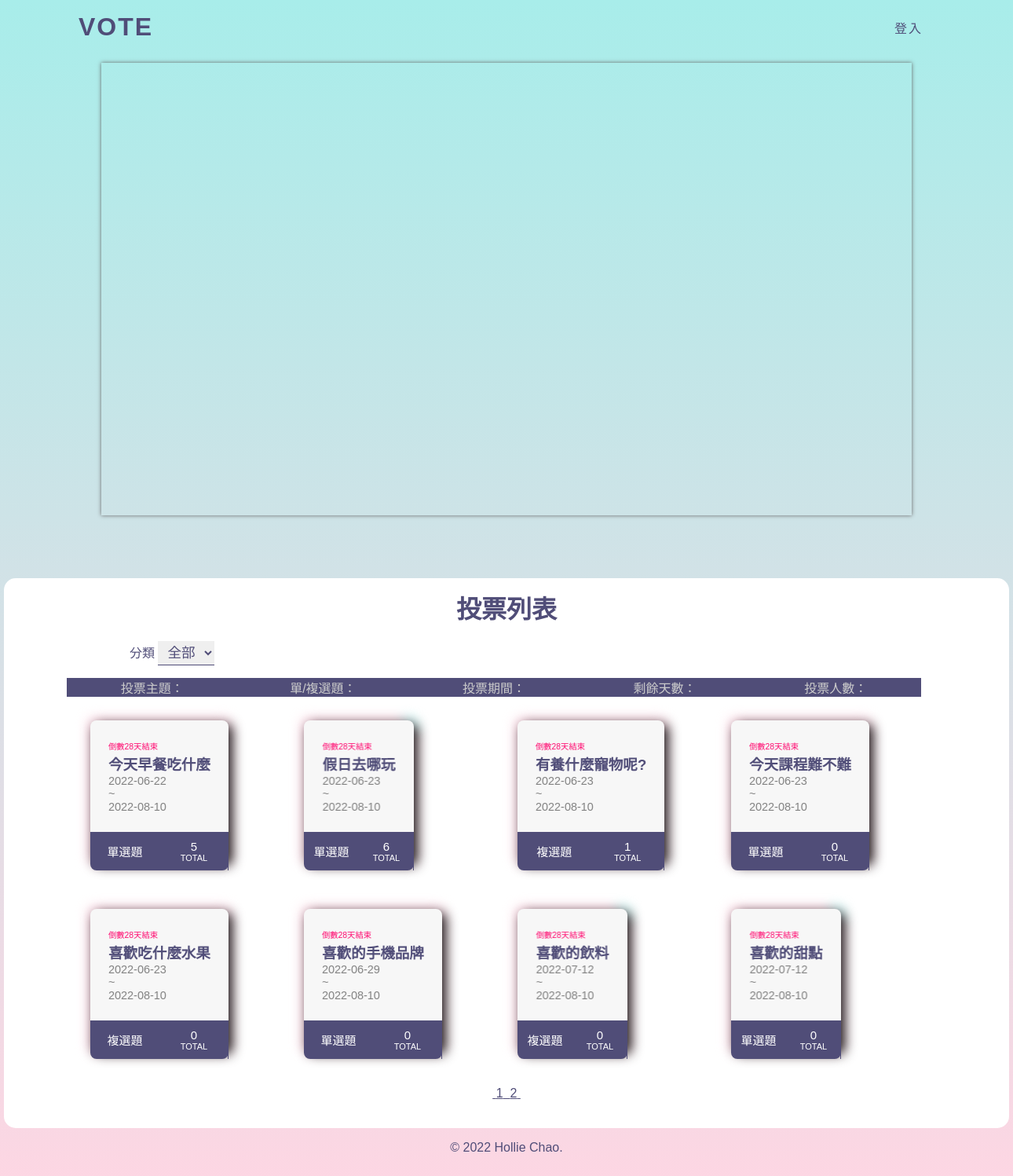
The page / on the database its author committed.
### tables this page shows
CREATE TABLE `subjects` (
  `id` int(11) UNSIGNED NOT NULL COMMENT '序號',
  `subject` varchar(128) NOT NULL COMMENT '主題描述',
  `type_id` int(11) NOT NULL COMMENT '主題類別',
  `multiple` tinyint(1) NOT NULL DEFAULT 0 COMMENT '單/複選',
  `mulit_limit` tinyint(4) NOT NULL DEFAULT 1 COMMENT '單/複選項目數',
  `start` date NOT NULL COMMENT '開始時間',
  `end` date NOT NULL COMMENT '結束時間',
  `total` int(11) UNSIGNED NOT NULL DEFAULT 0 COMMENT '投票人數統計'
);

### api/base.php (called while the page is built, shortened)
<?php
function pdo(){
    $dsn = "mysql:host=localhost;charset=utf8;dbname=vote";
    return new PDO($dsn, 'root', '');
}
function all($table,...$arg){
    $pdo=pdo();
    $sql="SELECT * FROM $table ";
    switch(count($arg)){
        case 2:
            if(!empty($arg[0])){
                foreach($arg[0] as $key => $value){
                    $tmp[]="`$key`='$value'";
                }
                        $sql.=" WHERE ". implode(" AND " ,$tmp) . $arg[1];
            }else{
                $sql.=$arg[1];
            }
        break;
        }
        return $pdo->query($sql)->fetchAll(PDO::FETCH_ASSOC);
    }
function math($table,$math,$col,...$arg){
    $pdo=pdo();
    $sql="SELECT $math(`$col`) FROM $table ";
        return $pdo->query($sql)->fetchColumn();
    }
?>

### front/vote_list.php (the view, shortened to what this page needs)
<?php
$p="";
$querystr="";
$queryfilter="";
?>
<h1>投票列表</h1>
<div id="list">
  <label for="types">分類</label>
    <select name="types" id="types" onchange="location.href=`?filter=${this.value}<?=$p;?><?=$querystr;?>`">
      <option value="0">全部</option>
    </select>
  </div>
    <div>
  <ul class="list">
    <li class="list-header">
      <div>投票主題：</div>
      <?php
      if (isset($_GET['type']) && $_GET['type'] == 'asc') {
      ?>
      <div><a href="?order=multiple&type=desc<?=$p;?><?=$queryfilter?>#container">單/複選題：</a></div>
      <?php
      } else {
      ?>
      <div><a href="?order=multiple&type=asc<?=$p;?><?=$queryfilter?>#container">單/複選題：</a></div>
      <?php
      }
      ?>
      <?php
      if (isset($_GET['type']) && $_GET['type'] == 'asc') {
      ?>
      <div><a href="?order=end&type=desc<?=$p;?><?=$queryfilter?>#container">投票期間：</a></div>
      <?php
      } else {
      ?>
      <div><a href="?order=end&type=asc<?=$p;?><?=$queryfilter?>#container">投票期間：</a></div>
      <?php
      }
      ?>
      <?php
      if (isset($_GET['type']) && $_GET['type'] == 'asc') {
      ?>
      <div><a href="?order=remain&type=desc<?=$p;?><?=$queryfilter?>#container">剩餘天數：</a></div>
      <?php
      }else{
      ?>
      <div><a href="?order=remain&type=asc<?=$p;?><?=$queryfilter?>#container">剩餘天數：</a></div>
      <?php
      }
      ?>
      <?php
      if (isset($_GET['type']) && $_GET['type'] == 'asc') {
      ?>
        <div><a href='?order=total&type=desc<?=$p;?><?=$queryfilter?>#container'>投票人數：</a></div>
      <?php
      } else {
      ?>
        <div><a href='?order=total&type=asc<?=$p;?><?=$queryfilter?>#container'>投票人數：</a></div>
      <?php
      }
      ?>
    </li>
    <?php
    $orderStr = '';
    $filter=[];
    $total= math('subjects','count','id',$filter);
    $div=8;
    $pages=ceil($total/$div);
    $now=isset($_GET['p'])?$_GET['p']:1;
    $start=($now-1)*$div;
    $page_rows=" limit $start,$div";
    $subjects = all('subjects',$filter, $orderStr . $page_rows);
    foreach ($subjects as $subject) {
      echo "<a class='voteCard' href='?do=vote_result&id={$subject['id']}'>";
   ?>
<div class="card_flex">
<div class="card rgb">
  <div class="card-text card2">
    <span class="date">
      <?php
            $today = strtotime("now");
            $end = strtotime($subject['end']);
            if (($end - $today) > 0) {
              $remain = floor(($end - $today) / (60 * 60 * 24));
              echo "倒數" . $remain . "天結束";
            } else {
              echo "<span style='color:grey;'>投票已截止</span>";
            }
            ?>
    </span>
    <h2><?=$subject['subject'];?></h2>
    <p><?=$subject['start']."<br>~<br>".$subject['end'];?></p>
  </div>
  <div class="card-stats">
    <div class="stat">
      <div class="value">
        <?php
              if ($subject['multiple'] == 0) {
                echo "<div class='text-center'>單選題</div>";
              } else {
                echo "<div class='text-center'>複選題</div>";
              }
        ?>
      </div>
    </div>
    <div class="stat border">
      <div class="value">
        <?=$subject['total'];?>
      </div>
      <div class="type">total</div>
    </div>
</div>
</div>
</div>
   <?php
      echo "</a>";
    }
    ?>
  </ul>
    <div class="text-center">
      <?php
      if($pages > 1) {
        for($i=1;$i<=$pages;$i++){
          echo "<a href='?p={$i}{$querystr}{$queryfilter}'>&nbsp;";
          echo $i ;
          echo "&nbsp;</a>";
        }
      }
      ?>
    </div>
</div>

### css/index.css (style rules this page uses)
* { margin: 0; padding: 0; box-sizing: border-box; font-family: Arial, Helvetica, sans-serif; color: #504d78; word-wrap: break-word; }
body { height: 100vh; background-image: linear-gradient(to top, #fed6e3 0%, #a8edea 100%); }
h1 { text-align: center; line-height: 5rem; }
.text-center { text-align: center; }
.list { width: 85%; }
.list-header { display: flex; justify-content: space-evenly; text-align: center; }
.list-header div { width: calc(100% / 5); background: #504d78; color: #ccc; }
.list { margin: 1rem 5rem; }
.list a { text-decoration: none; }
.list-header div a { color: #ccc; }
#list { margin-left: 20vh; }
#types { padding: 0.25rem 0.5rem; font-size: 1.1rem; border: 0; border-bottom: 1px solid #504d78 ; }

### css/card.css (style rules this page uses)
.card_flex { display: flex; overflow: hidden; height: 15rem; width: 17rem; }
.voteCard { display: inline-block; }
.card { grid-template-columns: 180px; grid-template-rows: 0px 180px 50px; grid-template-areas: "image" "text" "stats"; border-radius: 8px; background: rgb(247, 247, 247); color:#504d78; box-shadow: 5px 5px 15px rgba(0,0,0,0.9); text-align: justify; cursor: pointer; margin:30px; transform-style: preserve-3d; transform: perspective(1000px); }
.rgb::after { content:""; background: linear-gradient(45deg, #fed6e3 50%, #a8edea 50% ) repeat 0% 0% / 300% 100%; position: absolute; inset: -3px; border-radius: 8px; filter: blur(8px); transform: translateZ(-1px); animation: rgb 6s linear infinite; }
.card-text { grid-area: text; margin: 25px; transform: translateZ(30px); }
.card-text .date { color: rgb(255, 7, 110); font-size:10px; }
.card-text p { color: grey; font-size:14px; font-weight: 200; }
.card-text h2 { margin-top:0px; font-size:18px; }
.card-stats { grid-area: stats; display: grid; grid-template-columns: 1fr 1fr; grid-template-rows: 1fr; border-bottom-left-radius: 8px; border-bottom-right-radius: 8px; background: #504d78 ; }
.card-stats .stat { padding:10px; display: flex; align-items: center; justify-content: center; flex-direction: column; color: white; }
.card-stats .border { border-left: 1px solid #504d78; border-right: 1px solid #504d78; }
.card-stats .value { font-size:15px; font-weight: 500; }
.card-stats .type { font-size:11px; font-weight: 300; text-transform: uppercase; color: white; }
div.value { color: white }
.text-center { color: white; }

### rows shown on the page
subjects: subject "今天早餐吃什麼", start "2022-06-22", end "2022-08-10", multiple "單選題", total "5"
subjects: subject "假日去哪玩", start "2022-06-23", end "2022-08-10", multiple "單選題", total "6"
subjects: subject "有養什麼寵物呢?", start "2022-06-23", end "2022-08-10", multiple "複選題", total "1"
subjects: subject "今天課程難不難", start "2022-06-23", end "2022-08-10", multiple "單選題", total "0"
subjects: subject "喜歡吃什麼水果", start "2022-06-23", end "2022-08-10", multiple "複選題", total "0"
subjects: subject "喜歡的手機品牌", start "2022-06-29", end "2022-08-10", multiple "單選題", total "0"
subjects: subject "喜歡的飲料", start "2022-07-12", end "2022-08-10", multiple "複選題", total "0"
subjects: subject "喜歡的甜點", start "2022-07-12", end "2022-08-10", multiple "單選題", total "0"
